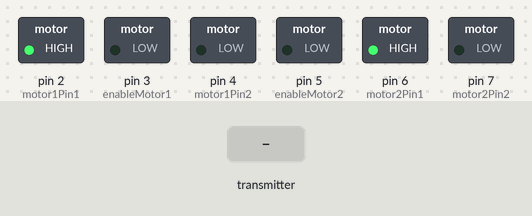
Recording of a sketch running on a simulated Arduino Uno, built with avr-gcc and run on an emulated ATmega328P. Shown: switched loads named in the sketch (green lamp = pin HIGH). The inputs (shaded band) are chosen by the test bench. No radio packets arrive unless stated.

Above: at 1.2 s.
1.3 s: the transmitter starts sending xAxisValue = 0
At 2.4 s:
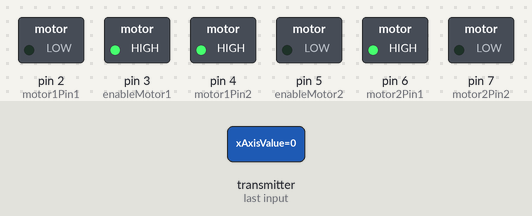
2.8 s: the transmitter starts sending yAxisValue = 64
At 3.5 s:
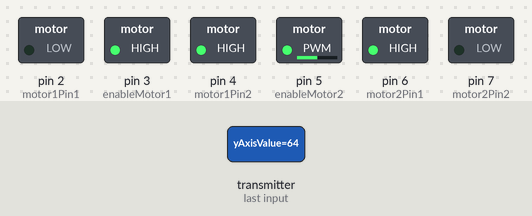
4.3 s: the transmitter starts sending xAxisValue = 64
At 4.7 s:
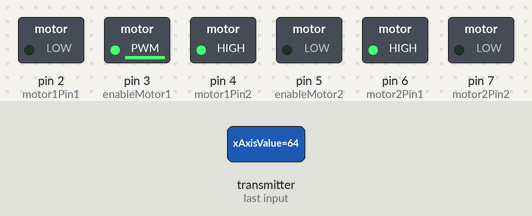
5.8 s: the transmitter starts sending yAxisValue = 0
At 7.0 s:
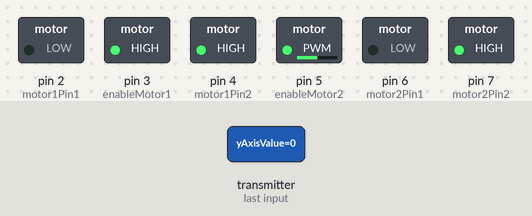
7.3 s: the transmitter starts sending xAxisValue = 128
At 8.2 s:
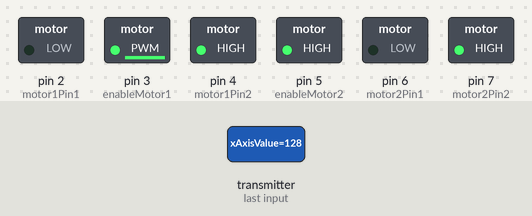
8.8 s: the transmitter starts sending yAxisValue = 128
At 9.3 s:
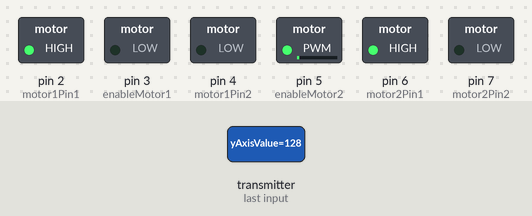
Timing chart, 0 to 11.3 s (numbered marks = the images above; inputs shaded):
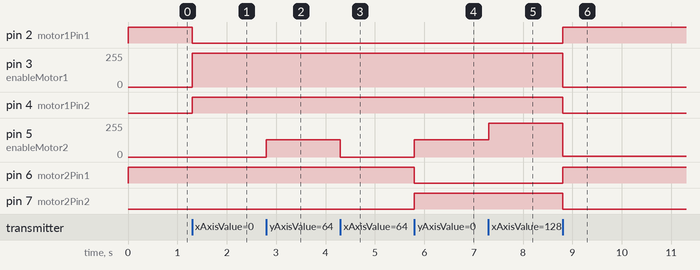

The sketch:

Car_NRF_Receiver.ino
```cpp
#include <SPI.h>
#include <nRF24L01.h>
#include <RF24.h>

#define SIGNAL_TIMEOUT 500  // This is signal timeout in milli seconds.

const uint64_t pipeIn = 0xF9E8F0F0E1LL;
RF24 radio(8, 9);
unsigned long lastRecvTime = 0;

struct PacketData
{
  byte xAxisValue;
  byte yAxisValue;
  byte switchStatus;
} receiverData;

int enableMotor1=3;
int motor1Pin1=2;
int motor1Pin2=4;

int enableMotor2=5;
int motor2Pin1=6;
int motor2Pin2=7;


void setup()
{
  pinMode(enableMotor1,OUTPUT);
  pinMode(motor1Pin1,OUTPUT);
  pinMode(motor1Pin2,OUTPUT);

  pinMode(enableMotor2,OUTPUT);
  pinMode(motor2Pin1,OUTPUT);
  pinMode(motor2Pin2,OUTPUT);

  rotateMotor(0,0);

  radio.begin();
  radio.setDataRate(RF24_250KBPS);
  radio.openReadingPipe(1,pipeIn);
  radio.startListening(); //start the radio receiver

}

void loop()
{
    int motorSpead1=0;
    int motorSpead2=0;
    // Check if RF is connected and packet is available
    if(radio.isChipConnected() && radio.available())
    {
      radio.read(&receiverData, sizeof(PacketData));
      //This is default mode to run motors. Switch is open and HIGH if not pushed.
      if (receiverData.switchStatus)
      {
        moveCar();
      }
      else
      {
        logicToTurnMotorsOnBothSide();
      }
      lastRecvTime = millis();
    }
    else
    {
      //Signal lost. Reset the motor to stop
      unsigned long now = millis();
      if ( now - lastRecvTime > SIGNAL_TIMEOUT )
      {
        rotateMotor(0, 0);
     }
   }
}

void moveCar()
{
    int motorSpead1=0;
    int motorSpead2=0;
    int throttle = map(receiverData.yAxisValue, 0, 254, -255, 255);
    int mappedXValue = map(receiverData.xAxisValue, 0, 254, -255, 255);
    int motorDirection = 1;
    if (throttle < 0)
    {
      motorDirection = -1;
    }

    motorSpead1 = abs(throttle) - mappedXValue;
    motorSpead2 = abs(throttle) + mappedXValue;

    motorSpead1 = constrain(motorSpead1, 0, 255);
    motorSpead2 = constrain(motorSpead2, 0, 255);

    rotateMotor(motorSpead1 * motorDirection, motorSpead2 * motorDirection);
}

void rotateMotor(int speed1, int speed2)
{
  if (speed1 < 0)
  {
    digitalWrite(motor1Pin1,LOW);
    digitalWrite(motor1Pin2,HIGH);
  }
  else if (speed1 >= 0)
  {
    digitalWrite(motor1Pin1,HIGH);
    digitalWrite(motor1Pin2,LOW);
  }

  if (speed2 < 0)
  {
    digitalWrite(motor2Pin1,LOW);
    digitalWrite(motor2Pin2,HIGH);
  }
  else if (speed2 >= 0)
  {
    digitalWrite(motor2Pin1,HIGH);
    digitalWrite(motor2Pin2,LOW);
  }

  analogWrite(enableMotor1,abs(speed1));
  analogWrite(enableMotor2,abs(speed2));
}

void logicToTurnMotorsOnBothSide()
{
    int motorSpead1=0;
    int motorSpead2=0;
    int throttle = map(receiverData.yAxisValue, 0, 254, -255, 255);
    int mappedXValue = map(receiverData.xAxisValue, 0, 254, -255, 255);
    if (throttle < 0)
    {
      mappedXValue = -mappedXValue;
    }

    motorSpead1 = throttle - mappedXValue;
    motorSpead2 = throttle + mappedXValue;

    motorSpead1 = constrain(motorSpead1, -255, 255);
    motorSpead2 = constrain(motorSpead2, -255, 255);

    rotateMotor(motorSpead1, motorSpead2);
}
```

Measured:
- after the input at 1.3 s, pin 2 (motor1Pin1): HIGH → LOW at once; pin 3 (enableMotor1): 0/255 → 255/255 at once; pin 4 (motor1Pin2): LOW → HIGH at once
- after the input at 2.8 s, pin 5 (enableMotor2): 0/255 → 128/255 at once
- after the input at 4.3 s, pin 3 (enableMotor1): 255/255 → 254/255 at once; pin 5 (enableMotor2): 128/255 → 0/255 at once
- after the input at 5.8 s, pin 3 (enableMotor1): 254/255 → 255/255 at once; pin 5 (enableMotor2): 0/255 → 128/255 at once; pin 6 (motor2Pin1): HIGH → LOW at once; pin 7 (motor2Pin2): LOW → HIGH at once
- after the input at 7.3 s, pin 3 (enableMotor1): 255/255 → 253/255 at once; pin 5 (enableMotor2): 128/255 → 255/255 at once
- after the input at 8.8 s, pin 2 (motor1Pin1), pin 6 (motor2Pin1): LOW → HIGH at once; pin 3 (enableMotor1): 253/255 → 0/255 at once; pin 4 (motor1Pin2), pin 7 (motor2Pin2): HIGH → LOW at once; pin 5 (enableMotor2): 255/255 → 4/255 at once
